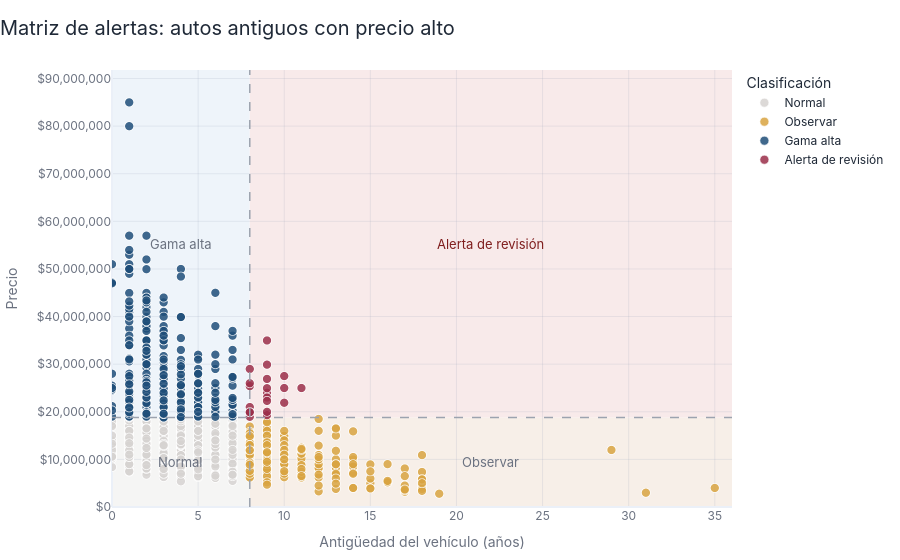

The notebook cell saved with this chart:
### Markdown cell above
## Descripción

Este KPI utiliza un modelo de regresión lineal que considera las variables **kilometraje, año, marca y combustible** para estimar el precio de los vehículos.

El gráfico de barras muestra la distribución de autos según tres niveles de riesgo:

* **Aceptable:** diferencia entre el precio real y el precio predicho menor o igual al error promedio (MAE).
* **Moderado:** diferencia menor o igual al doble del MAE.
* **Crítico:** diferencia mayor al doble del MAE.

Las métricas utilizadas para evaluar el desempeño del modelo son:

* **MAE (Mean Absolute Error):** indica el error promedio en pesos entre el precio real y el precio predicho.
* **RMSE (Root Mean Squared Error):** mide la magnitud del error penalizando con mayor fuerza las diferencias extremas.

Además, el selector desplegable permite visualizar tablas detalladas con los vehículos pertenecientes a cada nivel de riesgo, mostrando información relevante como marca, año, combustible y diferencia de precio.

---

## Interpretación

Este KPI permite evaluar qué tan alineados se encuentran los precios publicados con los valores estimados por el modelo.

La mayor parte de los vehículos se concentra en la categoría **Aceptable**, lo que indica que el modelo logra capturar adecuadamente las principales tendencias de valorización y depreciación presentes en el mercado.

Los vehículos clasificados como **Moderados** presentan desviaciones intermedias respecto al valor esperado, las cuales podrían explicarse por factores no considerados en el modelo, tales como el estado físico del vehículo, equipamiento adicional, historial de mantenimiento o percepción de marca.

Por otra parte, los vehículos clasificados como **Críticos** representan los casos de mayor interés para el análisis, ya que presentan diferencias superiores a dos veces el error promedio del modelo. Estas desviaciones pueden reflejar situaciones de sobrevaloración o subvaloración significativa, generando riesgos comerciales o potenciales oportunidades de negocio.

En este sentido, el KPI actúa como un sistema de alerta temprana que facilita la supervisión y priorización de casos que requieren revisión manual.

---

## Propuesta Estratégica

**Revisión obligatoria de vehículos críticos:**
Todo vehículo clasificado en la categoría crítica debe ser revisado antes de concretar una compra o venta, reduciendo el riesgo de decisiones basadas en precios alejados del valor esperado de mercado.

**Utilizar el KPI como apoyo en decisiones de compra:**
Los vehículos identificados como subvalorados pueden representar oportunidades atractivas de adquisición, permitiendo capturar valor adicional y mejorar los márgenes comerciales.

**Optimizar estrategias de venta:**
Los vehículos sobrevalorados pueden requerir ajustes de precio para mejorar su competitividad y acelerar su rotación dentro del inventario.

**Incorporar el modelo al proceso de valorización:**
Se recomienda utilizar las predicciones generadas como referencia complementaria para estandarizar criterios de tasación y fortalecer la consistencia de precios.

**Fortalecer el monitoreo continuo del mercado:**
El seguimiento periódico de este indicador permite detectar cambios en el comportamiento del mercado y reaccionar oportunamente frente a posibles desviaciones de precio.

### Code cell
import pandas as pd
import plotly.express as px

# ==========================================
# KPI 2 — MATRIZ DE ALERTAS POR ANTIGÜEDAD Y PRECIO
# ==========================================

df_alerta = df.dropna(subset=["year", "precio", "marca", "modelo"]).copy()

df_alerta["year"] = pd.to_numeric(df_alerta["year"], errors="coerce")
df_alerta["precio"] = pd.to_numeric(df_alerta["precio"], errors="coerce")

anio_actual = 2026
df_alerta["antiguedad"] = anio_actual - df_alerta["year"]

# Umbrales
umbral_antiguedad = 8
umbral_precio = df_alerta["precio"].quantile(0.75)

# Clasificación igual al gráfico original
def clasificar_alerta(row):
    if row["antiguedad"] >= umbral_antiguedad and row["precio"] >= umbral_precio:
        return "Alerta de revisión"
    elif row["antiguedad"] < umbral_antiguedad and row["precio"] >= umbral_precio:
        return "Gama alta"
    elif row["antiguedad"] >= umbral_antiguedad and row["precio"] < umbral_precio:
        return "Observar"
    else:
        return "Normal"

df_alerta["Clasificación"] = df_alerta.apply(clasificar_alerta, axis=1)

paleta = {
    "Normal": "#D6D3D1",
    "Gama alta": "#1F4E79",
    "Observar": "#D9A441",
    "Alerta de revisión": "#9B2F4A"
}

x_max = max(df_alerta["antiguedad"].max() + 1, umbral_antiguedad + 2)
y_max = df_alerta["precio"].max() * 1.08

fig = px.scatter(
    df_alerta,
    x="antiguedad",
    y="precio",
    color="Clasificación",
    color_discrete_map=paleta,
    hover_data={
        "marca": True,
        "modelo": True,
        "year": True,
        "antiguedad": True,
        "precio": ":,.0f",
        "ciudad": True,
        "Clasificación": True
    },
    title="Matriz de alertas: autos antiguos con precio alto"
)

# Fondos por cuadrante
fig.add_shape(
    type="rect", x0=0, x1=umbral_antiguedad, y0=0, y1=umbral_precio,
    fillcolor="#F5F5F4", line_width=0, layer="below"
)

fig.add_shape(
    type="rect", x0=umbral_antiguedad, x1=x_max, y0=0, y1=umbral_precio,
    fillcolor="#F7EFE8", line_width=0, layer="below"
)

fig.add_shape(
    type="rect", x0=0, x1=umbral_antiguedad, y0=umbral_precio, y1=y_max,
    fillcolor="#EEF4FA", line_width=0, layer="below"
)

fig.add_shape(
    type="rect", x0=umbral_antiguedad, x1=x_max, y0=umbral_precio, y1=y_max,
    fillcolor="#F8EAEA", line_width=0, layer="below"
)

# Líneas de corte
fig.add_vline(
    x=umbral_antiguedad,
    line_dash="dash",
    line_color="#9CA3AF",
    line_width=1.5
)

fig.add_hline(
    y=umbral_precio,
    line_dash="dash",
    line_color="#9CA3AF",
    line_width=1.5
)

# Etiquetas internas
fig.add_annotation(
    x=4,
    y=umbral_precio * 0.5,
    text="Normal",
    showarrow=False,
    font=dict(size=13, color="#6B7280")
)

fig.add_annotation(
    x=(umbral_antiguedad + x_max) / 2,
    y=umbral_precio * 0.5,
    text="Observar",
    showarrow=False,
    font=dict(size=13, color="#6B7280")
)

fig.add_annotation(
    x=4,
    y=(umbral_precio + y_max) / 2,
    text="Gama alta",
    showarrow=False,
    font=dict(size=13, color="#6B7280")
)

fig.add_annotation(
    x=(umbral_antiguedad + x_max) / 2,
    y=(umbral_precio + y_max) / 2,
    text="Alerta de revisión",
    showarrow=False,
    font=dict(size=13, color="#7F1D1D")
)

fig.update_traces(
    marker=dict(
        size=9,
        opacity=0.85,
        line=dict(width=0.6, color="white")
    )
)

fig.update_layout(
    template="plotly_white",
    height=650,
    title=dict(
        text="Matriz de alertas: autos antiguos con precio alto",
        x=0,
        xanchor="left",
        font=dict(size=20, color="#1F2937")
    ),
    font=dict(family="Inter, sans-serif", color="#1F2937"),
    xaxis_title="Antigüedad del vehículo (años)",
    yaxis_title="Precio",
    legend_title="Clasificación",
    plot_bgcolor="#FFFFFF",
    paper_bgcolor="#FFFFFF",
    margin=dict(l=20, r=20, t=70, b=20)
)

fig.update_xaxes(
    range=[0, x_max],
    gridcolor="rgba(148, 163, 184, 0.18)",
    tickfont=dict(color="#6B7280"),
    title_font=dict(color="#6B7280")
)

fig.update_yaxes(
    range=[0, y_max],
    tickprefix="$",
    tickformat=",.0f",
    gridcolor="rgba(148, 163, 184, 0.18)",
    tickfont=dict(color="#6B7280"),
    title_font=dict(color="#6B7280")
)

fig.show()

### Figure 1 — Plotly figure (JSON) as saved in the notebook; plotly's stock layout.template omitted (floating-point values rounded to 4 significant figures; data arrays with more than 128 entries replaced by an {"elided": "..."} marker saying what was removed)
{"data": [{"customdata": {"elided": "1038x5 mixed values"}, "hovertemplate": "Clasificación=%{customdata[4]}<br>antiguedad=%{x}<br>precio=%{y:,.0f}<br>marca=%{customdata[0]}<br>modelo=%{customdata[1]}<br>year=%{customdata[2]}<br>ciudad=%{customdata[3]}<extra></extra>", "legendgroup": "Normal", "marker": {"color": "#D6D3D1", "line": {"color": "white", "width": 0.6}, "opacity": 0.85, "size": 9, "symbol": "circle"}, "mode": "markers", "name": "Normal", "showlegend": true, "type": "scattergl", "x": {"elided": "1038 int values"}, "xaxis": "x", "y": {"elided": "1038 float values"}, "yaxis": "y"}, {"customdata": {"elided": "225x5 mixed values"}, "hovertemplate": "Clasificación=%{customdata[4]}<br>antiguedad=%{x}<br>precio=%{y:,.0f}<br>marca=%{customdata[0]}<br>modelo=%{customdata[1]}<br>year=%{customdata[2]}<br>ciudad=%{customdata[3]}<extra></extra>", "legendgroup": "Observar", "marker": {"color": "#D9A441", "line": {"color": "white", "width": 0.6}, "opacity": 0.85, "size": 9, "symbol": "circle"}, "mode": "markers", "name": "Observar", "showlegend": true, "type": "scattergl", "x": {"elided": "225 int values"}, "xaxis": "x", "y": {"elided": "225 float values"}, "yaxis": "y"}, {"customdata": {"elided": "398x5 mixed values"}, "hovertemplate": "Clasificación=%{customdata[4]}<br>antiguedad=%{x}<br>precio=%{y:,.0f}<br>marca=%{customdata[0]}<br>modelo=%{customdata[1]}<br>year=%{customdata[2]}<br>ciudad=%{customdata[3]}<extra></extra>", "legendgroup": "Gama alta", "marker": {"color": "#1F4E79", "line": {"color": "white", "width": 0.6}, "opacity": 0.85, "size": 9, "symbol": "circle"}, "mode": "markers", "name": "Gama alta", "showlegend": true, "type": "scattergl", "x": {"elided": "398 int values"}, "xaxis": "x", "y": {"elided": "398 float values"}, "yaxis": "y"}, {"customdata": [["chevrolet", "Tahoe Lt 4wd 5.3", 2017, "santiago", "Alerta de revisión"], ["ford", "Explorer Xlt", 2017, "santiago", "Alerta de revisión"], ["ford", "F-150 Lariat 4x4 5.0", 2017, "santiago", "Alerta de revisión"], ["ford", "F-150 Platinum 4x4 3.5", 2017, "santiago", "Alerta de revisión"], ["ford", "F-150 Xlt 4x4 5.0", 2018, "santiago", "Alerta de revisión"], ["jeep", "Grand Cherokee 3.6 Limited Lx 4x4 At 5p", 2018, "santiago", "Alerta de revisión"], ["kia", "Sorento Gtl Awd 3.3", 2018, "santiago", "Alerta de revisión"], ["peugeot", "3008 Mt", 2018, "santiago", "Alerta de revisión"], ["mitsubishi", "Montero", 2017, "santiago", "Alerta de revisión"], ["toyota", "4runner", 2017, "santiago", "Alerta de revisión"], ["toyota", "4runner", 2017, "santiago", "Alerta de revisión"], ["ford", "F-150", 2018, "santiago", "Alerta de revisión"], ["ford", "F-150", 2018, "santiago", "Alerta de revisión"], ["chevrolet", "Silverado", 2018, "santiago", "Alerta de revisión"], ["chevrolet", "Suburban", 2018, "colina", "Alerta de revisión"], ["chevrolet", "Tahoe", 2017, "recoleta", "Alerta de revisión"], ["dodge", "Ram", 2017, "los angeles", "Alerta de revisión"], ["dodge", "Ram Pickup 1500", 2016, "magallanes & antartica", "Alerta de revisión"], ["ford", "F-150", 2016, "las condes", "Alerta de revisión"], ["ford", "F-150", 2016, "talca", "Alerta de revisión"], ["jeep", "Grand Cherokee Srt", 2017, "vitacura", "Alerta de revisión"], ["jeep", "Wrangler", 2015, "las condes", "Alerta de revisión"], ["mazda", "Cx-9", 2018, "las condes", "Alerta de revisión"], ["toyota", "Hilux", 2018, "vitacura", "Alerta de revisión"]], "hovertemplate": "Clasificación=%{customdata[4]}<br>antiguedad=%{x}<br>precio=%{y:,.0f}<br>marca=%{customdata[0]}<br>modelo=%{customdata[1]}<br>year=%{customdata[2]}<br>ciudad=%{customdata[3]}<extra></extra>", "legendgroup": "Alerta de revisión", "marker": {"color": "#9B2F4A", "line": {"color": "white", "width": 0.6}, "opacity": 0.85, "size": 9, "symbol": "circle"}, "mode": "markers", "name": "Alerta de revisión", "showlegend": true, "type": "scattergl", "x": [9, 9, 9, 9, 8, 8, 8, 8, 9, 9, 9, 8, 8, 8, 8, 9, 9, 10, 10, 10, 9, 11, 8, 8], "xaxis": "x", "y": [29900000.0, 19590000.0, 24000000.0, 24950000.0, 18950000.0, 19990000.0, 19990000.0, 19990000.0, 26900000.0, 19290000.0, 22990000.0, 25390000.0, 25990000.0, 20990000.0, 28990000.0, 22290000.0, 19990000.0, 27500000.0, 21900000.0, 24990000.0, 34980000.0, 24990000.0, 19900000.0, 19900000.0], "yaxis": "y"}], "layout": {"annotations": [{"font": {"color": "#6B7280", "size": 13}, "showarrow": false, "text": "Normal", "x": 4, "y": 9395000}, {"font": {"color": "#6B7280", "size": 13}, "showarrow": false, "text": "Observar", "x": 22, "y": 9395000}, {"font": {"color": "#6B7280", "size": 13}, "showarrow": false, "text": "Gama alta", "x": 4, "y": 55289600}, {"font": {"color": "#7F1D1D", "size": 13}, "showarrow": false, "text": "Alerta de revisión", "x": 22, "y": 55289600}], "autosize": true, "font": {"color": "#1F2937", "family": "Inter, sans-serif"}, "legend": {"title": {"text": "Clasificación"}, "tracegroupgap": 0}, "margin": {"b": 20, "l": 20, "r": 20, "t": 70}, "paper_bgcolor": "#FFFFFF", "plot_bgcolor": "#FFFFFF", "shapes": [{"fillcolor": "#F5F5F4", "layer": "below", "line": {"width": 0}, "type": "rect", "x0": 0, "x1": 8, "y0": 0, "y1": 18790000}, {"fillcolor": "#F7EFE8", "layer": "below", "line": {"width": 0}, "type": "rect", "x0": 8, "x1": 36, "y0": 0, "y1": 18790000}, {"fillcolor": "#EEF4FA", "layer": "below", "line": {"width": 0}, "type": "rect", "x0": 0, "x1": 8, "y0": 18790000, "y1": 91789200}, {"fillcolor": "#F8EAEA", "layer": "below", "line": {"width": 0}, "type": "rect", "x0": 8, "x1": 36, "y0": 18790000, "y1": 91789200}, {"line": {"color": "#9CA3AF", "dash": "dash", "width": 1.5}, "type": "line", "x0": 8, "x1": 8, "xref": "x", "y0": 0, "y1": 1, "yref": "y domain"}, {"line": {"color": "#9CA3AF", "dash": "dash", "width": 1.5}, "type": "line", "x0": 0, "x1": 1, "xref": "x domain", "y0": 18790000, "y1": 18790000, "yref": "y"}], "title": {"font": {"color": "#1F2937", "size": 20}, "text": "Matriz de alertas: autos antiguos con precio alto", "x": 0, "xanchor": "left"}, "xaxis": {"anchor": "y", "domain": [0, 1], "gridcolor": "rgba(148, 163, 184, 0.18)", "range": [0, 36], "tickfont": {"color": "#6B7280"}, "title": {"font": {"color": "#6B7280"}, "text": "Antigüedad del vehículo (años)"}, "type": "linear"}, "yaxis": {"anchor": "x", "domain": [0, 1], "gridcolor": "rgba(148, 163, 184, 0.18)", "range": [0, 91789200], "tickfont": {"color": "#6B7280"}, "tickformat": ",.0f", "tickprefix": "$", "title": {"font": {"color": "#6B7280"}, "text": "Precio"}, "type": "linear"}}}
